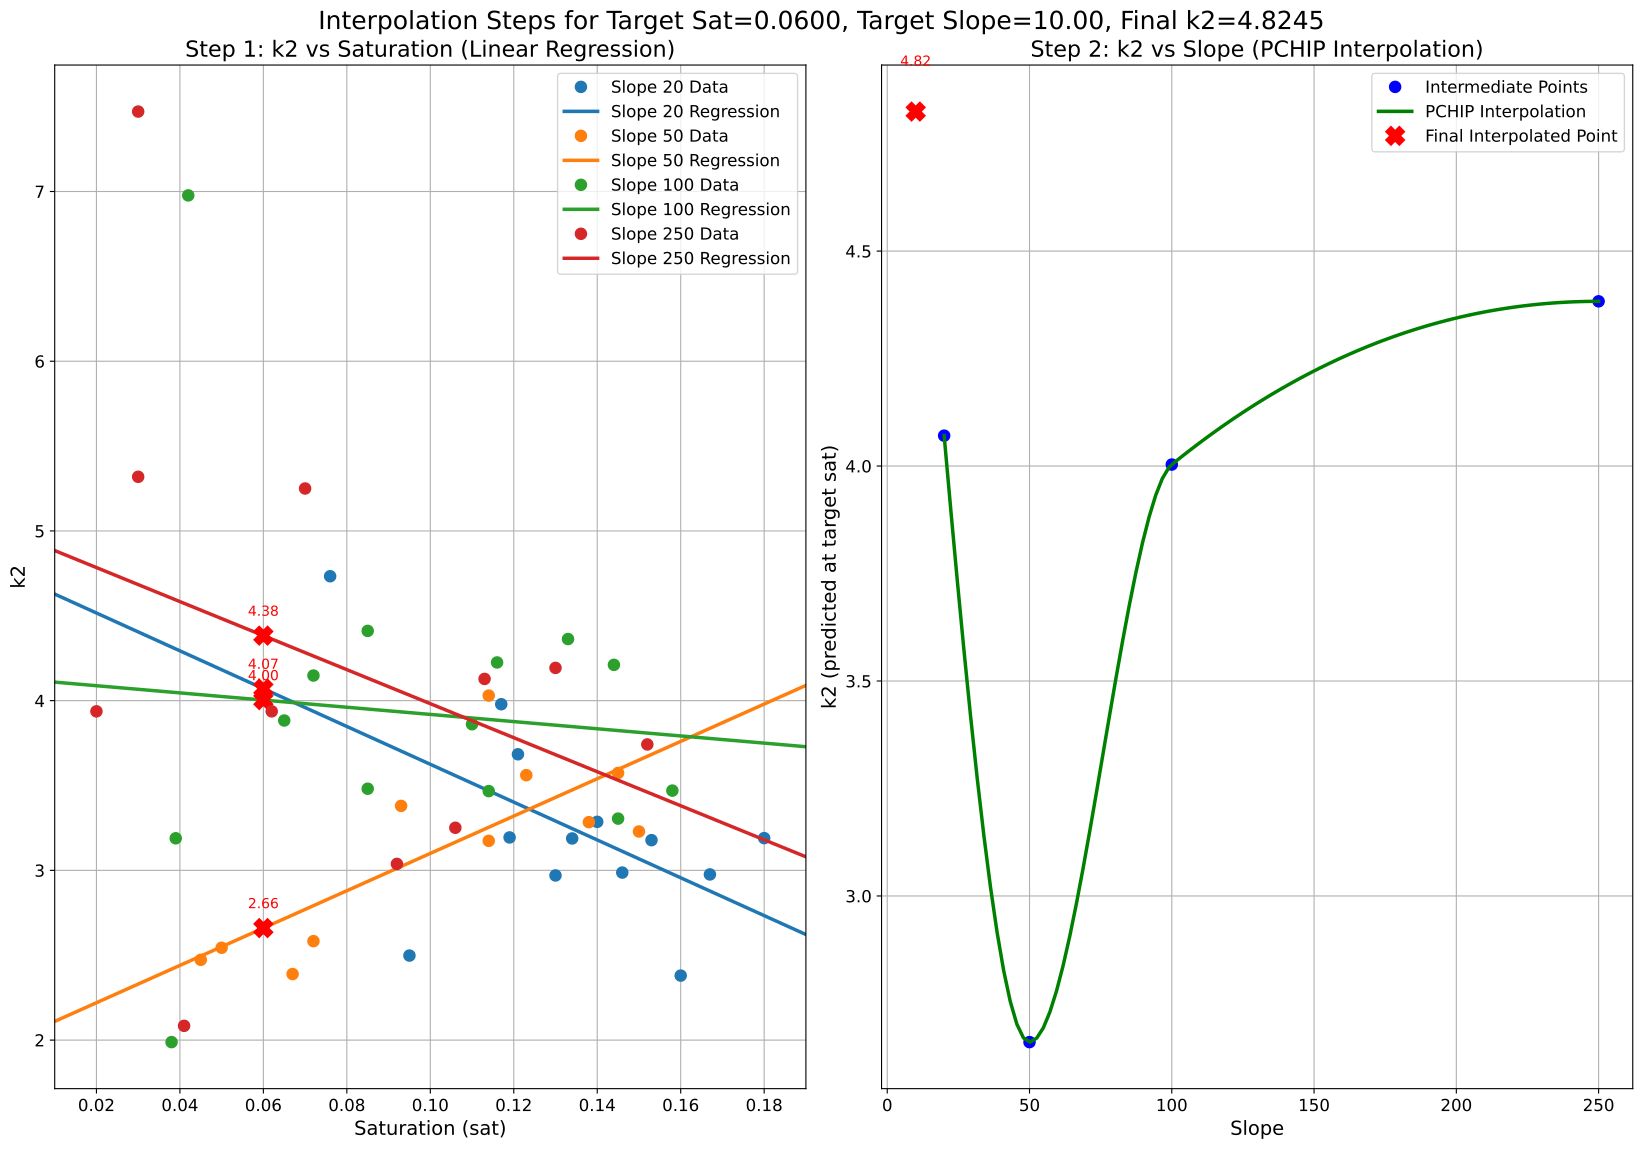

This chart was generated by the following Python code:
import pandas as pd
from scipy.interpolate import PchipInterpolator
from scipy.stats import linregress # Import for linear regression
import numpy as np
import matplotlib.pyplot as plt
from matplotlib.backends.backend_pdf import PdfPages # Import PdfPages

def f(target_sat: float, target_slope: float, data_df: pd.DataFrame, plot_results: bool = True) -> float:
    """
    Interpolates the k2 value for a given saturation (sat) and slope based on a two-step process.

    This interpolation method is inspired by approaches used in wave height statistics,
    particularly in the context of the Composite Weibull distribution, where parameters
    like k2 are related to physical wave characteristics.

    Reference:
    * **Groenendijk, H. W., & Van Gent, M. R. A. (1998).** *Shallow foreshore wave height statistics;
      A predictive model for the probability of exceedance of wave heights*. Technical Report H3351,
      WL | delft hydraulics, The Netherlands. <http://dx.doi.org/10.13140/RG.2.2.14180.68486>

    The process proceeds in two steps:
    1. For each unique slope in the provided dataset, it calculates a linear regression line
       (k2 vs sat) using all available data points for that slope. It then uses this
       regression line to predict k2 for the `target_sat` value. This creates a set of
       (slope, k2_predicted_at_target_sat) pairs. This step allows for extrapolation
       of 'k2' with respect to 'sat' for each individual slope.
    2. It then interpolates k2 for the `target_slope` value using PCHIP (Piecewise Cubic Hermite
       Interpolating Polynomial) interpolation on the (slope, k2_predicted_at_target_sat)
       pairs generated in the first step. PCHIP is chosen for its shape-preserving properties,
       ensuring that the interpolated curve does not overshoot or undershoot the data points.
       However, PCHIP does not extrapolate, so if `target_slope` is outside the range of
       available slopes in the dataset, a ValueError will be raised.

    Args:
        target_sat (float): The saturation value (e.g., Psi = sqrt(m0)/d) for which to interpolate k2.
                            This is the x-axis variable in the first interpolation step.
        target_slope (float): The foreshore slope value (e.g., 1:X) for which to interpolate k2.
                              This is the x-axis variable in the second interpolation step.
        data_df (pd.DataFrame): A DataFrame containing 'sat', 'slope', and 'k2' columns.
                                This DataFrame should contain the raw data points for interpolation.
                                It is crucial that this data accurately represents the relationships
                                between these parameters.
        plot_results (bool): If True, generates plots of the interpolation steps. These plots
                             are saved to a PDF if the main script is configured to do so.

    Returns:
        float: The interpolated k2 value corresponding to the `target_sat` and `target_slope`.

    Raises:
        ValueError:
            - If there are not enough unique points (less than 2) for linear regression for a given slope.
            - If there are less than 2 unique 'slope' values after the first interpolation step,
              which prevents PCHIP interpolation.
            - If the `target_slope` is outside the range of available slopes for PCHIP interpolation
              (as PCHIP does not extrapolate).
            - If no valid interpolated k2 values could be generated across slopes for the given target_sat.
        KeyError: If the input DataFrame does not contain the required columns ('sat', 'slope', 'k2').
    """
    # --- Input Validation ---
    # Ensure the input DataFrame contains all necessary columns.
    if not all(col in data_df.columns for col in ['sat', 'slope', 'k2']):
        raise KeyError("Input DataFrame must contain 'sat', 'slope', and 'k2' columns.")

    # Get unique slope values from the dataset and sort them.
    unique_slopes = sorted(data_df['slope'].unique())
    # List to store intermediate k2 values predicted for the target_sat at each unique slope.
    interpolated_k2_for_slopes = []

    # --- Consistent X-axis Scaling for Saturation Plot ---
    # Calculate the overall minimum and maximum 'sat' values from the entire dataset.
    overall_min_sat = data_df['sat'].min()
    overall_max_sat = data_df['sat'].max()
    # Determine the x-axis limits for the saturation plot.
    # A small buffer is added to ensure the target_sat is visible even if it's an extrapolation.
    x_axis_min_limit = min(overall_min_sat, target_sat) - 0.01
    x_axis_max_limit = max(overall_max_sat, target_sat) + 0.01

    # --- Color Mapping for Plots ---
    # Retrieve the default color cycle from Matplotlib's style parameters.
    prop_cycle = plt.rcParams['axes.prop_cycle']
    colors = prop_cycle.by_key()['color']
    # Create a dictionary to map each unique slope value to a consistent color from the cycle.
    # This ensures that data points and their corresponding regression lines for the same slope
    # have matching colors.
    color_map = {slope: colors[i % len(colors)] for i, slope in enumerate(unique_slopes)}

    # Initialize figure object to None. It will be created only if plot_results is True.
    fig = None
    if plot_results:
        # --- Figure Setup for A3 Landscape PDF ---
        # Define A3 landscape dimensions in inches (1 inch = 25.4 mm).
        # A3 paper size is 420mm x 297mm. For landscape, width is 420mm, height is 297mm.
        # Conversion: 420/25.4 = 16.53 inches, 297/25.4 = 11.69 inches.
        fig = plt.figure(figsize=(16.53, 11.69)) # Set figure size for A3 landscape.

        # --- Subplot 1: k2 vs Saturation (Linear Regression) ---
        plt.subplot(1, 2, 1) # Create the first subplot (1 row, 2 columns, first plot).
        plt.title('Step 1: k2 vs Saturation (Linear Regression)', fontsize=16) # Increased font size
        plt.xlabel('Saturation (sat)', fontsize=14) # Increased font size
        plt.ylabel('k2', fontsize=14) # Increased font size
        plt.grid(True) # Add a grid for better readability.
        # Apply the consistent x-axis limits for saturation across all plots.
        plt.xlim(x_axis_min_limit, x_axis_max_limit)
        plt.tick_params(axis='both', which='major', labelsize=12) # Increased tick label font size


    # --- Step 1: Linear Regression for Each Unique Slope ---
    # Iterate through each unique slope value to perform linear regression.
    for slope_val in unique_slopes:
        # Get the consistent color for the current slope value.
        current_color = color_map[slope_val]

        # Filter the DataFrame to get data points only for the current slope.
        # Sort by 'sat' for proper plotting and regression.
        slope_data = data_df[data_df['slope'] == slope_val].sort_values(by='sat')
        sats_for_slope = slope_data['sat'].values
        k2s_for_slope = slope_data['k2'].values

        # Check if there are enough data points for linear regression (minimum 2 points).
        if len(sats_for_slope) < 2:
            print(f"Warning: Not enough unique 'sat' points ({len(sats_for_slope)}) for slope {slope_val} to perform linear regression. Skipping this slope.")
            continue # Skip to the next slope if insufficient data.

        try:
            # Perform linear regression: k2 as a function of sat for the current slope.
            # linregress returns slope, intercept, r-value, p-value, and standard error.
            slope_reg, intercept_reg, r_value, p_value, std_err = linregress(sats_for_slope, k2s_for_slope)

            # Predict the k2 value at the `target_sat` using the derived regression line.
            k2_at_target_sat = slope_reg * target_sat + intercept_reg
            # Store the slope and the predicted k2 value for the next interpolation step.
            interpolated_k2_for_slopes.append((slope_val, k2_at_target_sat))

            if plot_results:
                # Plot the original data points for the current slope.
                plt.plot(sats_for_slope, k2s_for_slope, 'o', color=current_color, markersize=8, label=f'Slope {slope_val} Data') # Increased markersize

                # Plot the linear regression line.
                # The line range is set to the consistent x-axis limits to ensure it spans the entire plot.
                sat_reg_range = np.linspace(x_axis_min_limit, x_axis_max_limit, 100)
                plt.plot(sat_reg_range, slope_reg * sat_reg_range + intercept_reg, '-', color=current_color, linewidth=2.5, label=f'Slope {slope_val} Regression')

                # Plot a red 'X' marker at the predicted k2 for the target_sat on this regression line.
                # The label is now an empty string to remove it from the legend.
                plt.plot(target_sat, k2_at_target_sat, 'X', markersize=12, color='red', mew=2, label='') # Removed label
                # Add the k2 value as text annotation near the red cross, slightly above it.
                plt.text(target_sat, k2_at_target_sat + 0.1, f'{k2_at_target_sat:.2f}', color='red', ha='center', va='bottom', fontsize=10) # Increased font size

        except ValueError as e:
            # Catch potential errors during linear regression (e.g., if data is all identical).
            print(f"Error during linear regression for slope {slope_val} at target_sat {target_sat}: {e}")
            continue # Continue to the next slope.

    if plot_results:
        plt.legend(fontsize=12) # Increased legend font size


    # --- Validation for Second Interpolation Step ---
    # Ensure that intermediate interpolated values were generated.
    if not interpolated_k2_for_slopes:
        raise ValueError("No valid interpolated k2 values could be generated across slopes for the given target_sat. Check data range and density.")

    # Prepare data for the second interpolation step (PCHIP).
    # Extract slopes and their corresponding predicted k2 values.
    slopes_for_final_interp = np.array([item[0] for item in interpolated_k2_for_slopes])
    k2_values_for_final_interp = np.array([item[1] for item in interpolated_k2_for_slopes])

    # Check if there are enough points for PCHIP interpolation (minimum 2 unique points).
    if len(slopes_for_final_interp) < 2:
        raise ValueError(f"Not enough unique slope points ({len(slopes_for_final_interp)}) after first interpolation step to perform PCHIP interpolation for target_slope.")

    # --- Step 2: PCHIP Interpolation for Target Slope ---
    # PCHIP (Piecewise Cubic Hermite Interpolating Polynomial) is used.
    # IMPORTANT: PCHIP does NOT support extrapolation. The target_slope must be within
    # the range of the `slopes_for_final_interp` values.
    try:
        # Create the PCHIP interpolator object.
        pchip_interp_slope = PchipInterpolator(slopes_for_final_interp, k2_values_for_final_interp)
        # Perform the final interpolation to get k2 for the `target_slope`.
        final_k2 = pchip_interp_slope(target_slope)

        if plot_results:
            # --- Subplot 2: k2 vs Slope (PCHIP Interpolation) ---
            plt.subplot(1, 2, 2) # Create the second subplot.
            plt.title('Step 2: k2 vs Slope (PCHIP Interpolation)', fontsize=16) # Increased font size
            plt.xlabel('Slope', fontsize=14) # Increased font size
            plt.ylabel('k2 (predicted at target sat)', fontsize=14) # Increased font size
            plt.grid(True) # Add a grid.
            plt.tick_params(axis='both', which='major', labelsize=12) # Increased tick label font size
            # Plot the intermediate points (slope, k2_predicted_at_target_sat).
            plt.plot(slopes_for_final_interp, k2_values_for_final_interp, 'o', color='blue', markersize=8, label='Intermediate Points') # Increased markersize
            
            # Generate a finer range of slope values for plotting the smooth PCHIP curve.
            slope_interp_range = np.linspace(slopes_for_final_interp.min(), slopes_for_final_interp.max(), 100)
            # Plot the PCHIP interpolation curve.
            plt.plot(slope_interp_range, pchip_interp_slope(slope_interp_range), '-', color='green', linewidth=2.5, label='PCHIP Interpolation')
            # Plot a red 'X' marker at the final interpolated point.
            plt.plot(target_slope, final_k2, 'X', markersize=12, color='red', mew=2, label='Final Interpolated Point') # Increased markersize
            # Add the final k2 value as text annotation near the red cross, slightly above it.
            plt.text(target_slope, final_k2 + 0.1, f'{final_k2:.2f}', color='red', ha='center', va='bottom', fontsize=10) # Increased font size
            plt.legend(fontsize=12) # Increased legend font size

            # --- Update Super Title with Final k2 Value ---
            # Set the main title for the entire figure, including the calculated final k2.
            # This is done here because final_k2 is known at this point.
            fig.suptitle(f'Interpolation Steps for Target Sat={target_sat:.4f}, Target Slope={target_slope:.2f}, Final k2={final_k2:.4f}', fontsize=18) # Increased font size
            
            plt.tight_layout() # Adjust subplot parameters for a tight layout.
            # Return the final k2 value and the figure object. The figure object will be saved to PDF.
            return final_k2, fig
        else:
            # If plotting is not requested, just return the final k2 value.
            return final_k2

    except ValueError as e:
        # Catch errors if target_slope is out of range for PCHIP or other PCHIP issues.
        raise ValueError(f"Error during final PCHIP interpolation for target_slope {target_slope}. "
                         f"Ensure target_slope is within the range [{slopes_for_final_interp.min():.2f}, {slopes_for_final_interp.max():.2f}]: {e}")

    # This line should ideally not be reached if all paths return or raise an exception.
    return final_k2

# --- Example Usage and Data Setup ---

# 1. Prepare your data from the image into a pandas DataFrame.
#    This data represents empirical relationships between saturation (sat),
#    foreshore slope, and the k2 parameter of a Composite Weibull distribution.
#    The data is manually transcribed from Figure 5 of the Groenendijk & Van Gent (1998) report.
data = {
    'sat': [
        0.076, 0.095, 0.117, 0.119, 0.121,
        0.130, 0.134, 0.140, 0.146, 0.153,
        0.160, 0.167, 0.180,
        0.045, 0.050, 0.067, 0.072, 0.093,
        0.114, 0.114, 0.123, 0.138, 0.145,
        0.150,
        0.038, 0.039, 0.042, 0.065, 0.072,
        0.085, 0.085, 0.110, 0.116, 0.114,
        0.133, 0.144, 0.145, 0.158,
        0.030, 0.030, 0.041, 0.020, 0.062,
        0.070, 0.092, 0.106, 0.113, 0.130,
        0.152
    ],
    'slope': [
        20, 20, 20, 20, 20, 20, 20, 20, 20, 20, 20, 20, 20,
        50, 50, 50, 50, 50, 50, 50, 50, 50, 50, 50,
        100, 100, 100, 100, 100, 100, 100, 100, 100, 100,
        100, 100, 100, 100,
        250, 250, 250, 250, 250, 250, 250, 250, 250, 250,
        250
    ],
    'k2': [
        4.733, 2.498, 3.979, 3.194, 3.684,
        2.970, 3.188, 3.286, 2.987, 3.178,
        2.380, 2.976, 3.190,
        2.473, 2.544, 2.389, 2.583, 3.380,
        4.030, 3.174, 3.561, 3.284, 3.574,
        3.229,
        1.988, 3.189, 6.977, 3.883, 4.148,
        4.411, 3.481, 3.861, 4.225, 3.467,
        4.363, 4.211, 3.305, 3.470,
        7.471, 5.319, 2.084, 3.937, 3.937,
        5.250, 3.038, 3.251, 4.128, 4.193,
        3.742
    ]
}
df = pd.DataFrame(data)

# --- Generate Multiple Cases for PDF Output ---

print("--- Generating Multiple Interpolation Examples (Linear Regression + PCHIP with Plots) ---")

# Define 3 different saturation values to be used for interpolation.
sat_values = [0.06, 0.12, 0.16]

# Define 4 specific slope values for interpolation, as requested.
slope_values = [10, 50, 100, 300]

# Create a list to store all combinations of saturation and slope values.
# This will result in 3 saturation values * 4 slope values = 12 total cases.
examples = []
for sat in sat_values:
    for slope in slope_values:
        examples.append((sat, slope))

# Print the generated examples for user reference.
print(f"Generated {len(examples)} examples:")
for i, (sat, slope) in enumerate(examples):
    print(f"  Example {i+1}: target_sat={sat}, target_slope={slope}")

# --- PDF Generation Loop ---
# Create a PDF file to save all charts. The file will be named 'k2_interpolate.pdf'.
# The 'with' statement ensures the PDF file is properly closed after all operations.
with PdfPages('k2_interpolate.pdf') as pdf:
    # Iterate through each generated example.
    for i, (target_sat, target_slope) in enumerate(examples):
        print(f"\n--- Running Example {i+1} ---")
        try:
            # Call the 'f' function with plot_results=True.
            # The function will return the calculated k2 value and the Matplotlib figure object.
            result_k2, fig = f(target_sat, target_slope, df, plot_results=True)
            print(f"Result for sat={target_sat} and slope={target_slope}: k2 = {result_k2:.4f}")
            
            # Save the current figure to the PDF.
            # 'bbox_inches='tight'' ensures that the bounding box of the figure is tight
            # around the plotted content, helping the chart fit the page width when opened.
            pdf.savefig(fig, bbox_inches='tight')
            # Close the figure to free up memory, which is important when generating many plots.
            plt.close(fig)

        except ValueError as e:
            # Handle specific ValueError exceptions that might occur during interpolation.
            print(f"Example {i+1}: Error calculating for sat={target_sat} and slope={target_slope}: {e}")
        except KeyError as e:
            # Handle KeyError if DataFrame columns are missing.
            print(f"Example {i+1}: Error: {e}")

# Inform the user that the PDF generation is complete.
print("\nAll charts have been saved to 'k2_interpolate.pdf'.")
